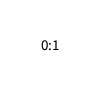
Frame 1 (no input)
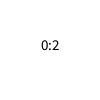
Frame 60 (the mouse pressed at the canvas centre just before this capture)
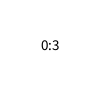
Frame 120 (the mouse held since frame 60 and released just before this capture)

The Processing sketch that drew these frames (run headless with seeded random() and noise(); from frame 60 on, the mouse is pressed at the canvas centre):

// Processing sketch: sampleTimer
// ── sampleTimer.pde
Timer timer;

void setup() {
  timer = new Timer();
}

void draw() {
  background(255);
  timer.display();
}

// ── Timer.pde
class Timer {
  int seconds, minutes;

  Timer() {
    seconds = 0;
    minutes = 0;
  }

  void display() {
    fill(0);
    textSize(15);
    textAlign(CENTER);
    text(getMinutes() + ":" + getSeconds(), width/2, height/2);
  }
  
  int getSeconds() {
    seconds = millis()/1000 - getMinutes() * 60;
    return seconds;
  }

  int getMinutes() {
    minutes = millis()/(1000 * 60);
    return minutes;
  }
}
